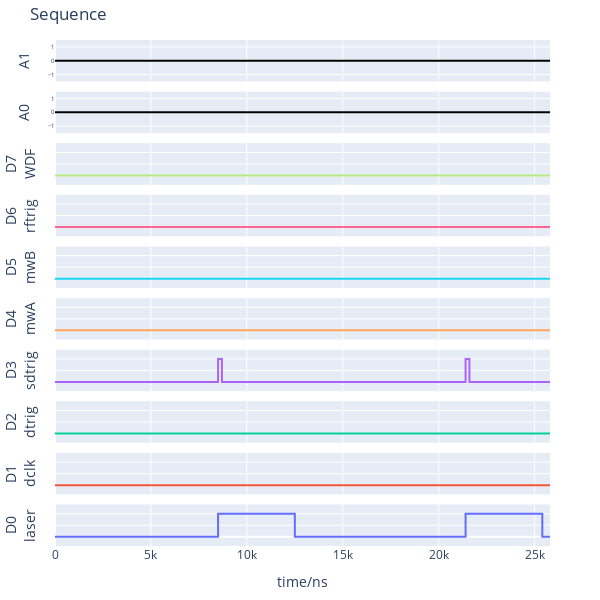

The code cell stored with this chart in its notebook:
### Code cell
ps.reset()
ps.setDigital("laser", seq_laser)
# ps.setDigital("mwA", seq_mw)
ps.setDigital("sdtrig", seq_sdtrig)
ps.plotSeq()

### Figure 1 — Plotly figure (JSON) as saved in the notebook; plotly's stock layout.template omitted (floating-point values rounded to 4 significant figures)
{"data": [{"line": {"shape": "hv"}, "mode": "lines", "name": "D0", "type": "scatter", "x": [0, 8000, 8500, 12500, 12900, 20900, 21400, 25400, 25800], "xaxis": "x10", "y": [0, 0, 1, 0, 0, 0, 1, 0, 0], "yaxis": "y10"}, {"line": {"shape": "hv"}, "mode": "lines", "name": "D1", "type": "scatter", "x": [0, 25800], "xaxis": "x9", "y": [0, 0], "yaxis": "y9"}, {"line": {"shape": "hv"}, "mode": "lines", "name": "D2", "type": "scatter", "x": [0, 25800], "xaxis": "x8", "y": [0, 0], "yaxis": "y8"}, {"line": {"shape": "hv"}, "mode": "lines", "name": "D3", "type": "scatter", "x": [0, 8000, 8500, 8700, 12900, 20900, 21400, 21600, 25800], "xaxis": "x7", "y": [0, 0, 1, 0, 0, 0, 1, 0, 0], "yaxis": "y7"}, {"line": {"shape": "hv"}, "mode": "lines", "name": "D4", "type": "scatter", "x": [0, 25800], "xaxis": "x6", "y": [0, 0], "yaxis": "y6"}, {"line": {"shape": "hv"}, "mode": "lines", "name": "D5", "type": "scatter", "x": [0, 25800], "xaxis": "x5", "y": [0, 0], "yaxis": "y5"}, {"line": {"shape": "hv"}, "mode": "lines", "name": "D6", "type": "scatter", "x": [0, 25800], "xaxis": "x4", "y": [0, 0], "yaxis": "y4"}, {"line": {"shape": "hv"}, "mode": "lines", "name": "D7", "type": "scatter", "x": [0, 25800], "xaxis": "x3", "y": [0, 0], "yaxis": "y3"}, {"line": {"color": "black", "shape": "hv"}, "mode": "lines", "name": "A0", "type": "scatter", "x": [0, 25800], "xaxis": "x2", "y": [0.0, 0.0], "yaxis": "y2"}, {"line": {"color": "black", "shape": "hv"}, "mode": "lines", "name": "A1", "type": "scatter", "x": [0, 25800], "xaxis": "x", "y": [0.0, 0.0], "yaxis": "y"}], "layout": {"height": 600, "margin": {"b": 40, "l": 50, "r": 50, "t": 40}, "showlegend": false, "title": {"text": "Sequence"}, "width": 600, "xaxis": {"anchor": "y", "domain": [0, 1], "matches": "x10", "showticklabels": false}, "xaxis10": {"anchor": "y10", "domain": [0, 1], "title": {"text": "time/ns"}}, "xaxis2": {"anchor": "y2", "domain": [0, 1], "matches": "x10", "showticklabels": false}, "xaxis3": {"anchor": "y3", "domain": [0, 1], "matches": "x10", "showticklabels": false}, "xaxis4": {"anchor": "y4", "domain": [0, 1], "matches": "x10", "showticklabels": false}, "xaxis5": {"anchor": "y5", "domain": [0, 1], "matches": "x10", "showticklabels": false}, "xaxis6": {"anchor": "y6", "domain": [0, 1], "matches": "x10", "showticklabels": false}, "xaxis7": {"anchor": "y7", "domain": [0, 1], "matches": "x10", "showticklabels": false}, "xaxis8": {"anchor": "y8", "domain": [0, 1], "matches": "x10", "showticklabels": false}, "xaxis9": {"anchor": "y9", "domain": [0, 1], "matches": "x10", "showticklabels": false}, "yaxis": {"anchor": "x", "domain": [0.918, 1.0], "range": [-1.5, 1.5], "tickfont": {"size": 6}, "title": {"text": "A1"}}, "yaxis10": {"anchor": "x10", "domain": [0, 0.082], "range": [-0.4, 1.4], "showticklabels": false, "title": {"text": "D0<br>laser"}}, "yaxis2": {"anchor": "x2", "domain": [0.816, 0.898], "range": [-1.5, 1.5], "tickfont": {"size": 6}, "title": {"text": "A0"}}, "yaxis3": {"anchor": "x3", "domain": [0.714, 0.796], "range": [-0.4, 1.4], "showticklabels": false, "title": {"text": "D7<br>WDF"}}, "yaxis4": {"anchor": "x4", "domain": [0.612, 0.694], "range": [-0.4, 1.4], "showticklabels": false, "title": {"text": "D6<br>rftrig"}}, "yaxis5": {"anchor": "x5", "domain": [0.51, 0.592], "range": [-0.4, 1.4], "showticklabels": false, "title": {"text": "D5<br>mwB"}}, "yaxis6": {"anchor": "x6", "domain": [0.408, 0.49], "range": [-0.4, 1.4], "showticklabels": false, "title": {"text": "D4<br>mwA"}}, "yaxis7": {"anchor": "x7", "domain": [0.306, 0.388], "range": [-0.4, 1.4], "showticklabels": false, "title": {"text": "D3<br>sdtrig"}}, "yaxis8": {"anchor": "x8", "domain": [0.204, 0.286], "range": [-0.4, 1.4], "showticklabels": false, "title": {"text": "D2<br>dtrig"}}, "yaxis9": {"anchor": "x9", "domain": [0.102, 0.184], "range": [-0.4, 1.4], "showticklabels": false, "title": {"text": "D1<br>dclk"}}}}
